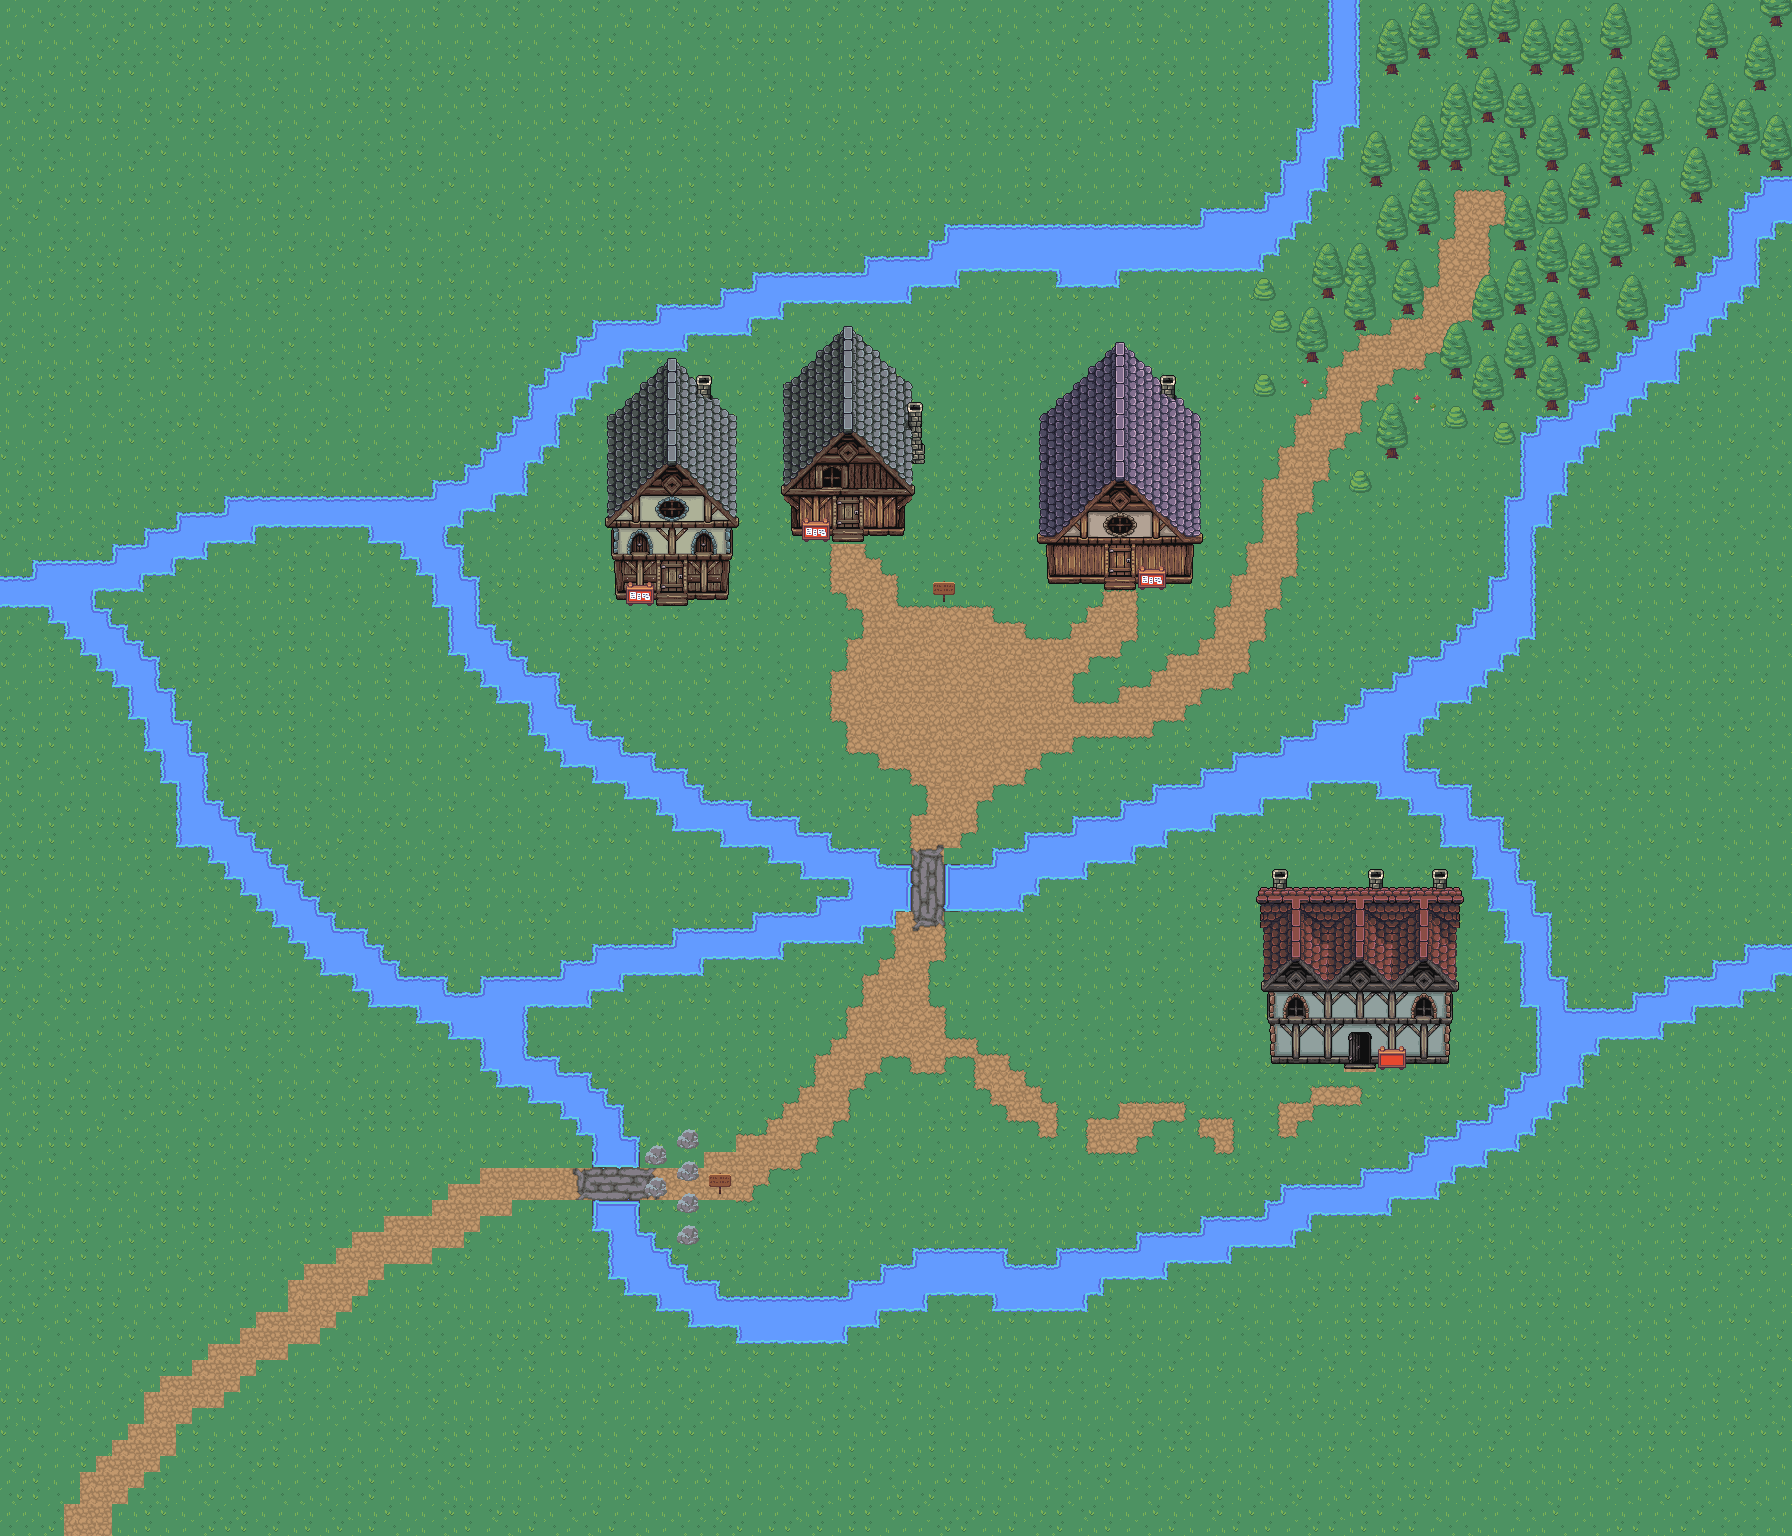

This game map was drawn from its Tiled (.tmx) file and the tilesets committed beside it. A one-line description and the trimmed map source follow:
An orthogonal 112x96 tile map with 16x16 px tiles, 5 tile layers (Background, River, path, Bâtiments-murs, ...), 3 tilesets and 317 objects (296x collision, 11x Entry, 5x Spawn, 4x Affichage, Sortie-Foret).

<map version="1.8" tiledversion="1.8.2" orientation="orthogonal" renderorder="right-down" width="112" height="96" tilewidth="16" tileheight="16" infinite="0" nextlayerid="8" nextobjectid="328">
 <tileset firstgid="1" source="nature_tileset_16X16.tsx" />
 <tileset firstgid="721" source="maison_rouge.tsx" />
 <tileset firstgid="4817" source="interieur_16x.tsx" />
 <layer id="1" name="Background" width="112" height="96">
  <data>[10752 cells, 10592 non-empty, 13 distinct tile ids]</data>
 </layer>
 <layer id="7" name="River" width="112" height="96">
  <data>[10752 cells, 1115 non-empty, 34 distinct tile ids]</data>
 </layer>
 <layer id="2" name="path" width="112" height="96">
  <data>[10752 cells, 783 non-empty, 62 distinct tile ids]</data>
 </layer>
 <layer id="3" name="Bâtiments-murs" width="112" height="96">
  <data>[10752 cells, 185 non-empty, 100 distinct tile ids]</data>
 </layer>
 <layer id="4" name="Bâtiments-déco" width="112" height="96">
  <data>[10752 cells, 939 non-empty, 398 distinct tile ids]</data>
 </layer>
 <objectgroup id="5" name="Objets-Inutilitaires" opacity="0.97">
  <object id="1" name="Enseigne-Taverne" type="Affichage" x="1136" y="576" width="32" height="16">
   <properties>
    <property name="message" value="Bienvenue à l'auberge du Poney Fringant!" />
    <property name="titre" value="Auberge du Poney Fringant" />
   </properties>
  </object>
  <object id="2" name="Entree-Taverne" type="Entry" x="1104" y="576" width="32" height="16" />
  <object id="3" name="Sortie-Taverne" type="Spawn" x="1120" y="624">
   <point />
  </object>
  <object id="9" name="Enseigne-Armurerie" type="Affichage" x="800" y="528" width="32" height="16">
   <properties>
    <property name="message" value="Tout le matériel pour des quêtes gagnées d'avance." />
    <property name="titre" value="Au Donjon Facile" />
   </properties>
  </object>
  <object id="10" name="Enseigne-Donjon" type="Affichage" x="1375.09" y="1051.51" width="32" height="16">
   <properties>
    <property name="message" value="♫ À l'aventure, compagnons! ♫" />
    <property name="titre" value="Donjon de Naheulbeuk" />
   </properties>
  </object>
  <object id="11" name="Entree-Donjon" type="Entry" x="1343.12" y="1052.09" width="32" height="16" />
  <object id="12" name="Sortie-Donjon" type="Spawn" x="1360" y="1104">
   <point />
  </object>
  <object id="15" name="Entree-Armurerie" type="Entry" x="832" y="528" width="32" height="16" />
  <object id="16" name="Sortie-Armurerie" type="Spawn" x="848" y="576">
   <point />
  </object>
  <object id="32" name="Enseigne-Maison" type="Affichage" x="624" y="592" width="32" height="16">
   <properties>
    <property name="message" value="Tout le matériel pour des quêtes gagnées d'avance." />
    <property name="titre" value="Au Donjon Facile" />
   </properties>
  </object>
  <object id="34" name="Entree-Maison" type="Entry" x="656" y="592" width="32" height="16" />
  <object id="35" name="Sortie-Maison" type="Spawn" x="672" y="640">
   <point />
  </object>
 </objectgroup>
 <objectgroup id="6" name="Murs-Collision">
  <object id="4" name="Murs-Taverne" type="collision" x="1040" y="544" width="160" height="32" />
  <object id="5" name="Murs-Armurerie" type="collision" x="784" y="496" width="128" height="32" />
  <object id="14" name="Murs-Donjon" type="collision" x="1265" y="991.5" width="192" height="64" />
  <object id="17" name="spawn_player" type="Spawn" x="976" y="752">
   <point />
  </object>
  <object id="18" name="village" type="collision" x="932.917" y="583.5" width="21.3333" height="18" />
  <object id="19" name="Sortie-Foret" x="1440" y="320">
   <point />
  </object>
  <object id="20" name="Entree-Foret" type="Entry" x="1440" y="192" width="64" height="80" />
  <object id="21" name="Arbre" type="collision" x="1353.67" y="319" width="12.6667" height="12.6667" />
  <object id="22" name="Arbre" type="collision" x="1305.67" y="351.333" width="12.6667" height="12.6667" />
  <object id="23" name="Arbre" type="collision" x="1321.67" y="286.333" width="12.6667" height="12.6667" />
  <object id="24" name="Arbre" type="collision" x="1402.33" y="301.667" width="12.6667" height="12.6667" />
  <object id="25" name="Arbre" type="collision" x="1353.67" y="285" width="12.6667" height="12.6667" />
  <object id="26" name="Arbre" type="collision" x="1450" y="366.667" width="12.6667" height="12.6667" />
  <object id="27" name="Arbre" type="collision" x="1386" y="447.667" width="12.6667" height="12.6667" />
  <object id="28" name="Arbre" type="collision" x="1482" y="399" width="12.6667" height="12.6667" />
  <object id="29" name="Arbre" type="collision" x="1513.67" y="367.667" width="12.6667" height="12.6667" />
  <object id="30" name="Arbre" type="collision" x="1482" y="320" width="12.6667" height="12.6667" />
  <object id="31" name="Arbre" type="collision" x="1514.33" y="303.333" width="12.6667" height="12.6667" />
  <object id="33" name="Murs-Maison" type="collision" x="608" y="560" width="128" height="32" />
  <object id="36" name="Arbre" type="collision" x="1385.42" y="239.917" width="12.6667" height="12.6667" />
  <object id="37" name="Arbre" type="collision" x="1417.67" y="223.917" width="12.6667" height="12.6667" />
  <object id="38" name="Arbre" type="collision" x="1417.42" y="159.167" width="12.6667" height="12.6667" />
  <object id="39" name="Arbre" type="collision" x="1368.92" y="175.167" width="12.6667" height="12.6667" />
  <object id="40" name="Arbre" type="collision" x="1449.42" y="158.167" width="12.6667" height="12.6667" />
  <object id="41" name="Arbre" type="collision" x="1496.92" y="174.417" width="12.6667" height="12.6667" />
  <object id="42" name="Arbre" type="collision" x="1545.17" y="160.417" width="12.6667" height="12.6667" />
  <object id="43" name="Arbre" type="collision" x="1609.92" y="112" width="12.6667" height="76.5833" />
  <object id="44" name="Arbre" type="collision" x="1641.42" y="143.667" width="12.6667" height="12.6667" />
  <object id="45" name="Arbre" type="collision" x="1689.42" y="190.667" width="12.6667" height="12.6667" />
  <object id="46" name="Arbre" type="collision" x="1705.17" y="127.667" width="12.6667" height="12.6667" />
  <object id="47" name="Arbre" type="collision" x="1738.17" y="143.917" width="12.6667" height="12.6667" />
  <object id="48" name="Arbre" type="collision" x="1769.17" y="160.167" width="12.6667" height="12.6667" />
  <object id="49" name="Arbre" type="collision" x="1754.17" y="79.917" width="12.6667" height="12.6667" />
  <object id="50" name="Arbre" type="collision" x="1704.92" y="46.917" width="12.6667" height="12.6667" />
  <object id="51" name="Arbre" type="collision" x="1772.17" y="15.417" width="12.6667" height="12.6667" />
  <object id="52" name="Arbre" type="collision" x="1609.92" y="46.667" width="12.6667" height="12.6667" />
  <object id="53" name="Arbre" type="collision" x="1657.42" y="79.667" width="12.6667" height="12.6667" />
  <object id="54" name="Arbre" type="collision" x="1578.17" y="127.917" width="12.6667" height="12.6667" />
  <object id="55" name="Arbre" type="collision" x="1512.92" y="128.167" width="12.6667" height="12.6667" />
  <object id="56" name="Arbre" type="collision" x="1481.92" y="111.667" width="12.6667" height="12.6667" />
  <object id="57" name="Arbre" type="collision" x="1497.67" y="31.167" width="12.6667" height="12.6667" />
  <object id="58" name="Arbre" type="collision" x="1465.92" y="46.917" width="12.6667" height="12.6667" />
  <object id="59" name="Arbre" type="collision" x="1418.17" y="47.667" width="12.6667" height="12.6667" />
  <object id="60" name="Arbre" type="collision" x="1385.92" y="63.667" width="12.6667" height="12.6667" />
  <object id="61" name="Arbre" type="collision" x="1561.92" y="63.167" width="12.6667" height="12.6667" />
  </objectgroup>
</map>
<!-- 260 of 317 objects omitted -->
